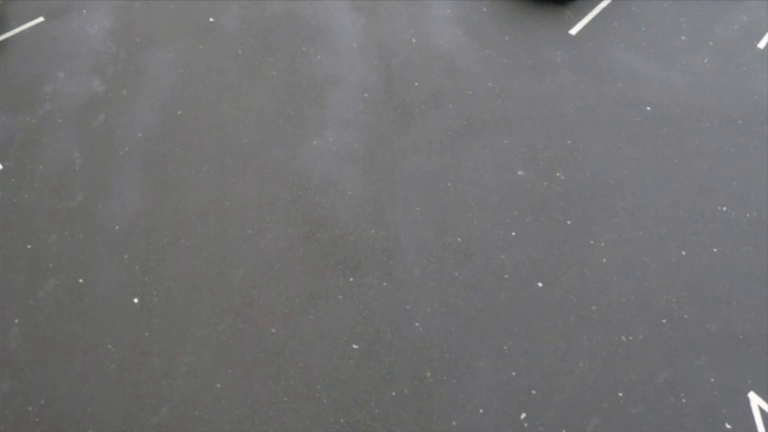
#> input picture frame 37 of car-detection.mp4, 768 x 432 px
$ python main.py
#> lines starting #> are read from the running program, lines starting #| are printed output that depends on the picture; after the words box and inside, x2 and y2 are one past the last pixel; in counts of white or black regions, pixels touching at a corner belong together
import cv2
import numpy as np
cap=cv2.VideoCapture("car-detection.mp4")
object_detector=cv2.createBackgroundSubtractorMOG2(history=100,varThreshold=40)
while True:
    ret,frame=cap.read()
#> frame is the input picture: shape (432, 768, 3); mean B, G, R 114.8, 113.7, 114
    mask=object_detector.apply(frame)
#> mask: shape (432, 768); every value is 127
    contours,_=cv2.findContours(mask,cv2.RETR_TREE,cv2.CHAIN_APPROX_SIMPLE)
#> contours = [[[0, 0], [0, 431], [767, 431], [767, 0]]]
    for contour in contours:
        # roi=
        area=cv2.contourArea(contour)
        if area>1000:
            cv2.drawContours(frame,[contour],-1,(0,255,0),2)
#> this loop made 1 pass
#> (contour, area) on pass 1: ([[0, 0], [0, 431], [767, 431], [767, 0]], 330577)
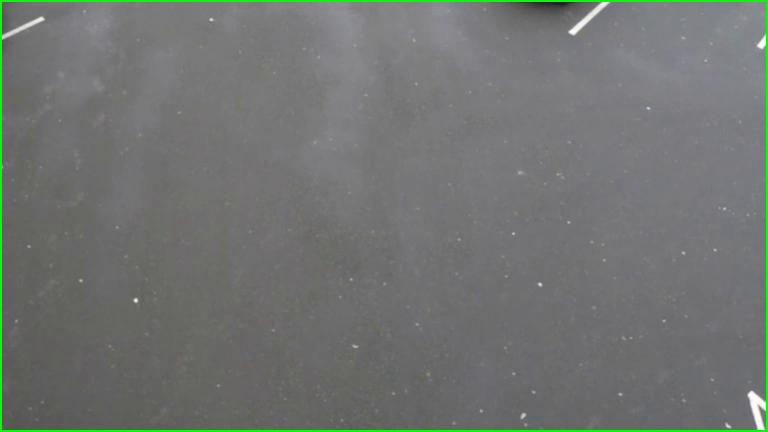
#> frame: shape (432, 768, 3); 1.44% of pixels changed, all inside (x1, y1, x2, y2) = (0, 0, 768, 432)
    cv2.imshow("frame",frame)
    cv2.imshow("mask",mask)
    key=cv2.waitKey(30)
#> (key Esc is pressed here)
    if key==27:
        break
cap.release()
cv2.destroyAllWindows()

$ run again, starting later in the video
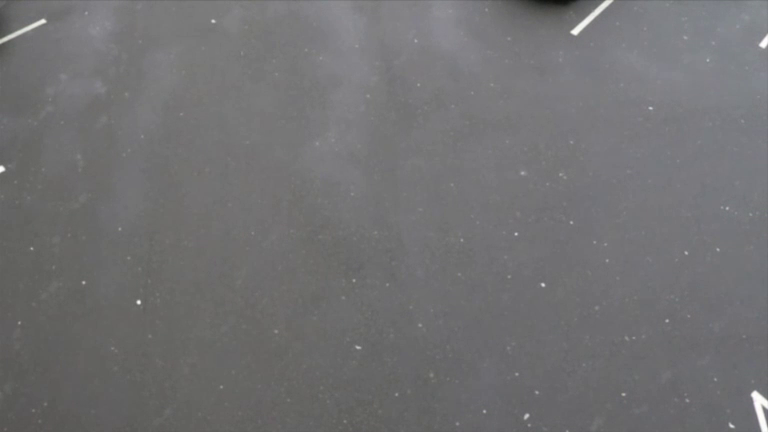
#> input picture frame 169 of car-detection.mp4, 768 x 432 px
#> frame is the input picture: shape (432, 768, 3); mean B, G, R 114.4, 113.2, 113.6
#> mask: shape (432, 768); every value is 127
#> contours = [[[0, 0], [0, 431], [767, 431], [767, 0]]]
#> the loop `for contour in contours:` made 1 pass
#> (contour, area) on pass 1: ([[0, 0], [0, 431], [767, 431], [767, 0]], 330577)
#> after the loop `for contour in contours:`:
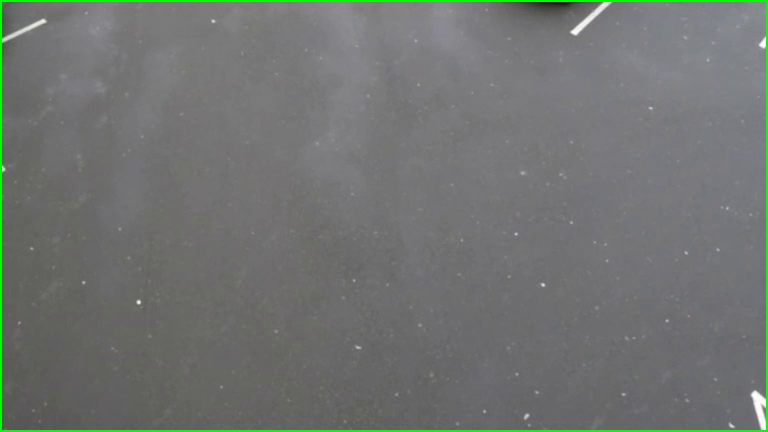
#> frame: shape (432, 768, 3); 1.44% of pixels changed, all inside (x1, y1, x2, y2) = (0, 0, 768, 432)

$ run again, starting later in the video
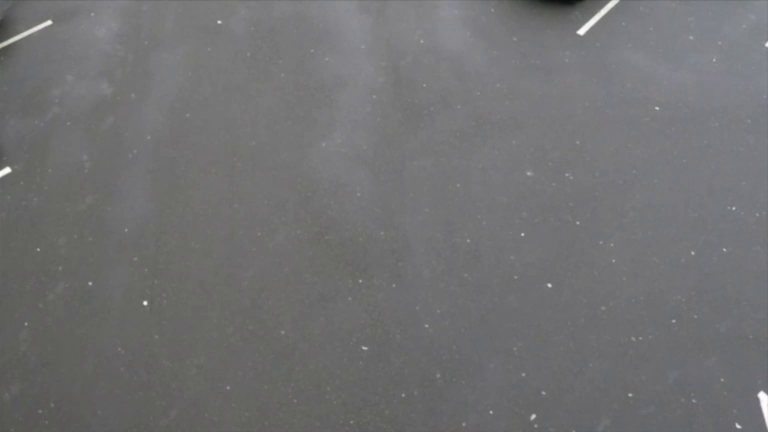
#> input picture frame 301 of car-detection.mp4, 768 x 432 px
#> frame is the input picture: shape (432, 768, 3); mean B, G, R 114.4, 113.1, 113.4
#> mask: shape (432, 768); every value is 127
#> contours = [[[0, 0], [0, 431], [767, 431], [767, 0]]]
#> the loop `for contour in contours:` made 1 pass
#> (contour, area) on pass 1: ([[0, 0], [0, 431], [767, 431], [767, 0]], 330577)
#> after the loop `for contour in contours:`:
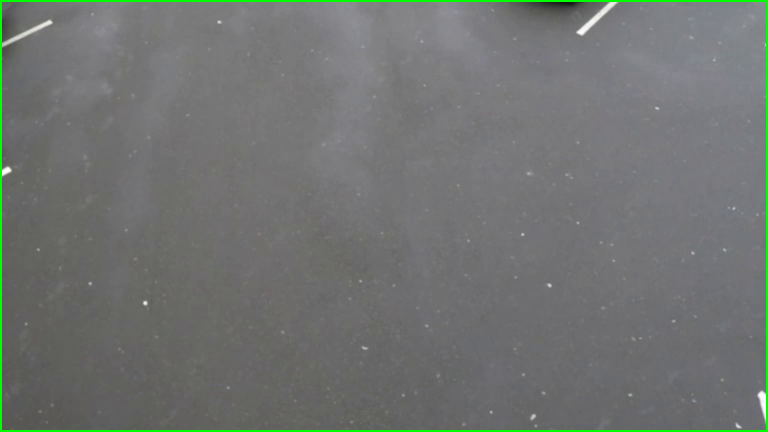
#> frame: shape (432, 768, 3); 1.44% of pixels changed, all inside (x1, y1, x2, y2) = (0, 0, 768, 432)
